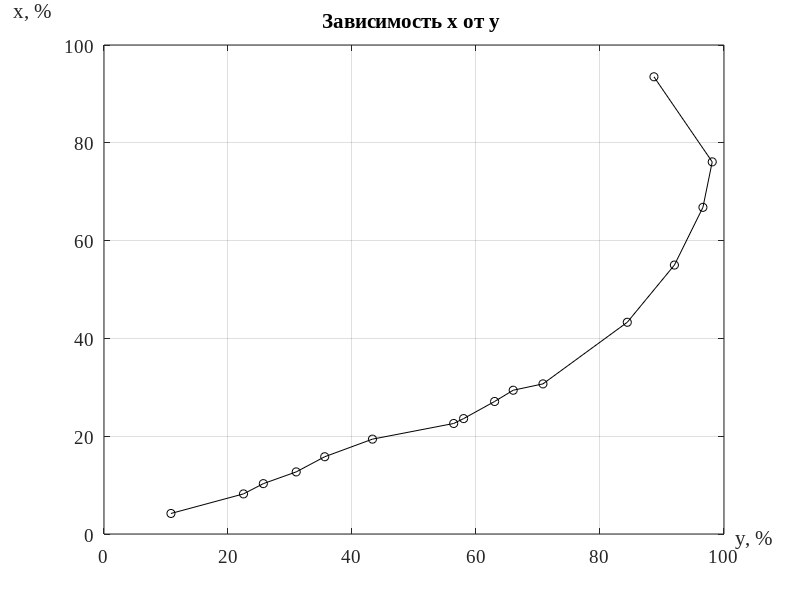

Write the MATLAB code that produced this figure.
%% Практическая работа 2 по МеРСИ...
..."Материальные расчеты процесса ректификации"
clear; clc; format; close all;

%% Исходные данные
x = [4.2 8.2 10.3 12.7 15.8 19.4 22.6 23.6 27.1 29.4 30.7 43.3 55 66.8 76.1 93.5];
y = [10.8 22.5 25.7 31 35.6 43.3 56.4 58 63 66 70.8 84.4 92 96.6 98.1 88.7];

t = [112.1 0 107.4 106.1 104.6 101.4 94.3 92.5 90.4 87 86 78.6 70.8 65.6 63.6 60.7];

GFm = 11;
xD = 0.92;
xF = 0.52;
xW = 0.12;

M1 = 12*3+6+16;
M2 = 12*2+4+16*2;

%% Зависимость x от y
plot(y, x, 'ko-'); grid on;
lb1 = xlabel('y, %', 'FontSize', 14, 'FontName', 'TimesNewRoman');
pos1 = get(lb1, 'position');
pos1(1) = pos1(1) + 55;
pos1(2) = pos1(2) + 7;
set(lb1,'position',pos1);
lb2 = ylabel('x, %', 'FontSize', 14, 'FontName', 'TimesNewRoman', 'rotation', 0);
pos1 = get(lb2, 'position');
pos1(2) = pos1(2) + 55;
pos1(1) = pos1(1) - 5;
set(lb2,'position',pos1);
title('Зависимость x от y ', 'FontSize', 14, 'FontName', 'TimesNewRoman');
set(gca, 'FontSize', 14, 'FontName', 'TimesNewRoman');

%% Массовые доли
MF = M1*xF + M2*(1-xF);
MW = M1*xW + M2*(1-xW);
MD = M1*xD + M2*(1-xD);

xFm = M1*xF / (M1*xF + M2* (1-xF));
xWm = M1*xW / (M1*xW + M2* (1-xW));
xDm = M1*xD / (M1*xD + M2* (1-xD));

%% Решение системы уравнений материального баланса
A = [1 1; xDm xWm];
B = [GFm; GFm*xFm];
Gi = linsolve(A,B);
GDm = Gi(1);
GWm = Gi(2);

%% Молекулярный расход
GF = GFm/MF;
GD = GDm/MD;
GW = GWm/MW;

%% Флегмовое число
for i = 1:length(t)-1
    if (xF >= x(i)/100) && (xF < x(i+1)/100)
        yFs = y(i)/100 + (xF-x(i)/100)/(x(i+1)/100-x(i)/100)*(y(i+1)/100-y(i)/100);
        break;
    end
end
Rmin = (xD-yFs)/(yFs-xF);
R = 1.3*Rmin + 0.3;